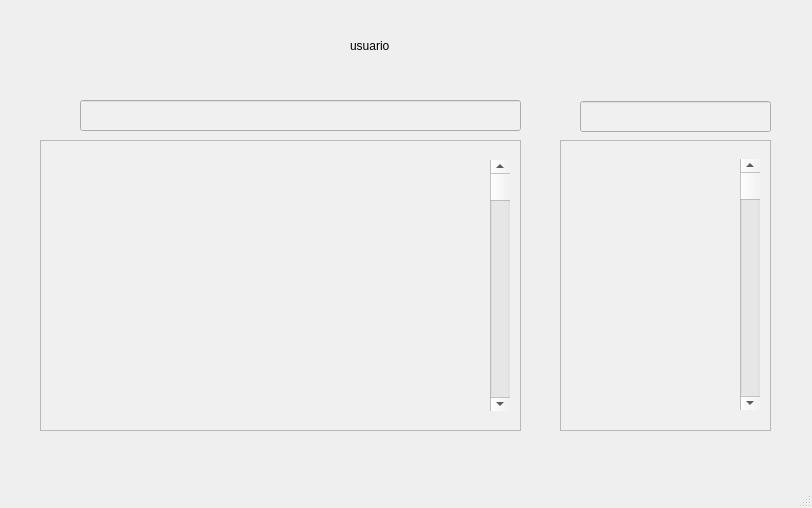
<?xml version="1.0" encoding="UTF-8"?>
<ui version="4.0">
 <class>MainWindow</class>
 <widget class="QMainWindow" name="MainWindow">
  <property name="geometry">
   <rect>
    <x>0</x>
    <y>0</y>
    <width>812</width>
    <height>508</height>
   </rect>
  </property>
  <property name="palette">
   <palette>
    <active>
     <colorrole role="Light">
      <brush brushstyle="SolidPattern">
       <color alpha="255">
        <red>255</red>
        <green>255</green>
        <blue>255</blue>
       </color>
      </brush>
     </colorrole>
     <colorrole role="Dark">
      <brush brushstyle="SolidPattern">
       <color alpha="255">
        <red>160</red>
        <green>160</green>
        <blue>160</blue>
       </color>
      </brush>
     </colorrole>
     <colorrole role="Base">
      <brush brushstyle="SolidPattern">
       <color alpha="255">
        <red>240</red>
        <green>240</green>
        <blue>240</blue>
       </color>
      </brush>
     </colorrole>
    </active>
    <inactive>
     <colorrole role="Light">
      <brush brushstyle="SolidPattern">
       <color alpha="255">
        <red>255</red>
        <green>255</green>
        <blue>255</blue>
       </color>
      </brush>
     </colorrole>
     <colorrole role="Dark">
      <brush brushstyle="SolidPattern">
       <color alpha="255">
        <red>160</red>
        <green>160</green>
        <blue>160</blue>
       </color>
      </brush>
     </colorrole>
     <colorrole role="Base">
      <brush brushstyle="SolidPattern">
       <color alpha="255">
        <red>240</red>
        <green>240</green>
        <blue>240</blue>
       </color>
      </brush>
     </colorrole>
    </inactive>
    <disabled>
     <colorrole role="WindowText">
      <brush brushstyle="SolidPattern">
       <color alpha="255">
        <red>160</red>
        <green>160</green>
        <blue>160</blue>
       </color>
      </brush>
     </colorrole>
     <colorrole role="Light">
      <brush brushstyle="SolidPattern">
       <color alpha="255">
        <red>255</red>
        <green>255</green>
        <blue>255</blue>
       </color>
      </brush>
     </colorrole>
     <colorrole role="Dark">
      <brush brushstyle="SolidPattern">
       <color alpha="255">
        <red>160</red>
        <green>160</green>
        <blue>160</blue>
       </color>
      </brush>
     </colorrole>
     <colorrole role="Text">
      <brush brushstyle="SolidPattern">
       <color alpha="255">
        <red>160</red>
        <green>160</green>
        <blue>160</blue>
       </color>
      </brush>
     </colorrole>
     <colorrole role="ButtonText">
      <brush brushstyle="SolidPattern">
       <color alpha="255">
        <red>160</red>
        <green>160</green>
        <blue>160</blue>
       </color>
      </brush>
     </colorrole>
    </disabled>
   </palette>
  </property>
  <property name="windowTitle">
   <string>MainWindow</string>
  </property>
  <widget class="QWidget" name="centralwidget">
   <widget class="QListView" name="listView">
    <property name="geometry">
     <rect>
      <x>40</x>
      <y>140</y>
      <width>481</width>
      <height>291</height>
     </rect>
    </property>
    <property name="palette">
     <palette>
      <active>
       <colorrole role="Base">
        <brush brushstyle="SolidPattern">
         <color alpha="255">
          <red>240</red>
          <green>240</green>
          <blue>240</blue>
         </color>
        </brush>
       </colorrole>
      </active>
      <inactive>
       <colorrole role="Base">
        <brush brushstyle="SolidPattern">
         <color alpha="255">
          <red>240</red>
          <green>240</green>
          <blue>240</blue>
         </color>
        </brush>
       </colorrole>
      </inactive>
      <disabled/>
     </palette>
    </property>
   </widget>
   <widget class="QListWidget" name="listWidget">
    <property name="geometry">
     <rect>
      <x>560</x>
      <y>140</y>
      <width>211</width>
      <height>291</height>
     </rect>
    </property>
   </widget>
   <widget class="QLabel" name="label">
    <property name="geometry">
     <rect>
      <x>560</x>
      <y>100</y>
      <width>21</width>
      <height>31</height>
     </rect>
    </property>
    <property name="text">
     <string/>
    </property>
    <property name="pixmap">
     <pixmap resource="recursos.qrc">:/imagenes trabajo/imagenes trabajo/herramienta-de-filtro-forma-negra.png</pixmap>
    </property>
    <property name="scaledContents">
     <bool>false</bool>
    </property>
    <property name="alignment">
     <set>Qt::AlignmentFlag::AlignCenter</set>
    </property>
    <property name="wordWrap">
     <bool>false</bool>
    </property>
   </widget>
   <widget class="QLineEdit" name="lineEdit">
    <property name="geometry">
     <rect>
      <x>580</x>
      <y>101</y>
      <width>191</width>
      <height>31</height>
     </rect>
    </property>
   </widget>
   <widget class="QLabel" name="label_2">
    <property name="geometry">
     <rect>
      <x>290</x>
      <y>20</y>
      <width>51</width>
      <height>51</height>
     </rect>
    </property>
    <property name="layoutDirection">
     <enum>Qt::LayoutDirection::LeftToRight</enum>
    </property>
    <property name="text">
     <string/>
    </property>
    <property name="pixmap">
     <pixmap resource="recursos.qrc">:/imagenes trabajo/imagenes trabajo/usuario.png</pixmap>
    </property>
    <property name="scaledContents">
     <bool>true</bool>
    </property>
   </widget>
   <widget class="QLabel" name="label_3">
    <property name="geometry">
     <rect>
      <x>40</x>
      <y>100</y>
      <width>31</width>
      <height>31</height>
     </rect>
    </property>
    <property name="text">
     <string/>
    </property>
    <property name="pixmap">
     <pixmap resource="recursos.qrc">:/imagenes trabajo/imagenes trabajo/busqueda-de-lupa.png</pixmap>
    </property>
    <property name="scaledContents">
     <bool>true</bool>
    </property>
   </widget>
   <widget class="QLineEdit" name="lineEdit_3">
    <property name="geometry">
     <rect>
      <x>80</x>
      <y>100</y>
      <width>441</width>
      <height>31</height>
     </rect>
    </property>
   </widget>
   <widget class="QScrollBar" name="verticalScrollBar">
    <property name="geometry">
     <rect>
      <x>740</x>
      <y>159</y>
      <width>20</width>
      <height>251</height>
     </rect>
    </property>
    <property name="orientation">
     <enum>Qt::Orientation::Vertical</enum>
    </property>
   </widget>
   <widget class="QScrollBar" name="verticalScrollBar_2">
    <property name="geometry">
     <rect>
      <x>490</x>
      <y>160</y>
      <width>20</width>
      <height>251</height>
     </rect>
    </property>
    <property name="orientation">
     <enum>Qt::Orientation::Vertical</enum>
    </property>
   </widget>
   <widget class="QLabel" name="label_4">
    <property name="geometry">
     <rect>
      <x>350</x>
      <y>30</y>
      <width>111</width>
      <height>31</height>
     </rect>
    </property>
    <property name="text">
     <string>usuario</string>
    </property>
   </widget>
  </widget>
  <widget class="QMenuBar" name="menubar">
   <property name="geometry">
    <rect>
     <x>0</x>
     <y>0</y>
     <width>812</width>
     <height>22</height>
    </rect>
   </property>
  </widget>
  <widget class="QStatusBar" name="statusbar"/>
 </widget>
 <resources>
  <include location="recursos.qrc"/>
 </resources>
 <connections/>
</ui>
